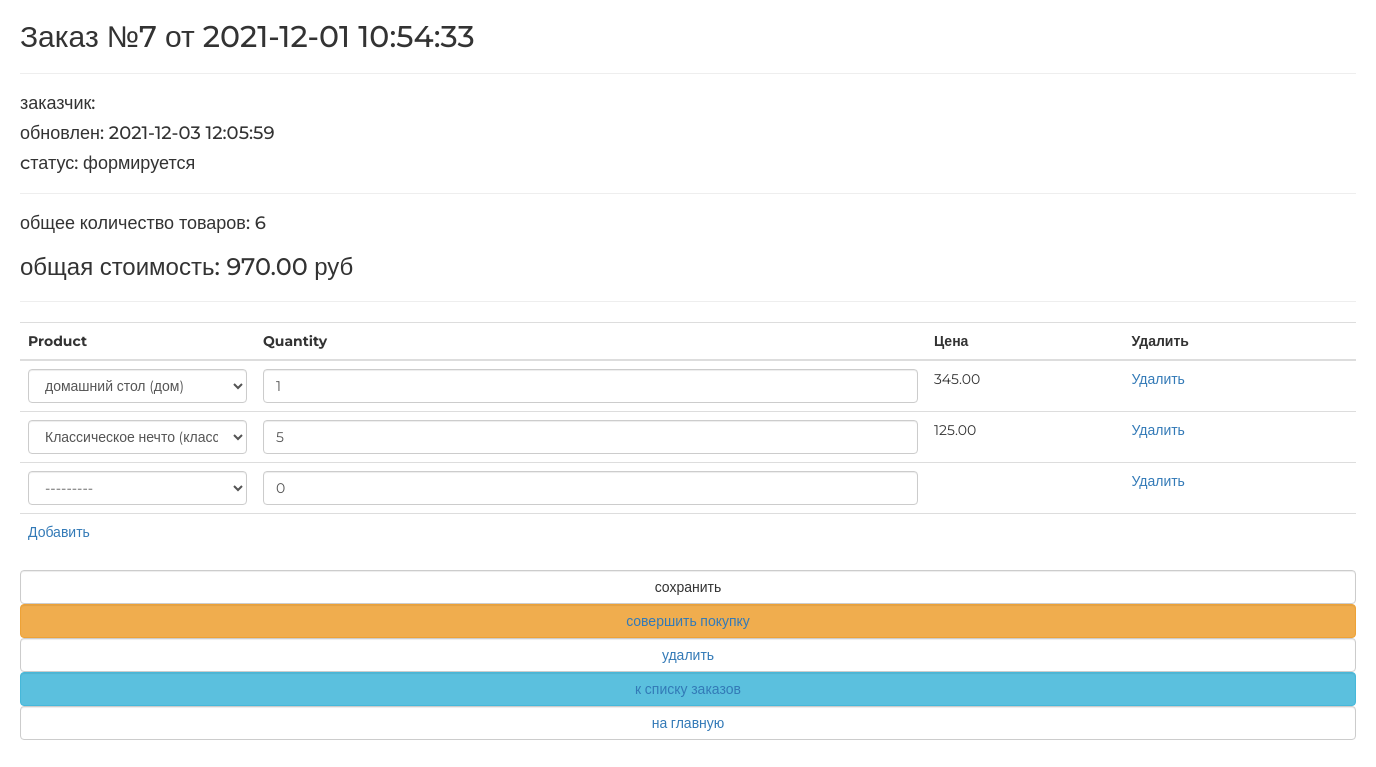
The app's page /orders/update/7 with its own data.
### ordersapp/models.py (models this page shows, shortened)
class Order(models.Model):
    STATUS_FORMING = 'FM'
    STATUS_SENT_TO_PROCEED = 'STP'
    STATUS_PROCEEDING = 'PRD'
    STATUS_PAID = 'PD'
    STATUS_READY = 'RDY'
    STATUS_CANCELED = 'CNC'
    ORDER_STATUS = {
        (STATUS_FORMING, 'формируется'),
        (STATUS_SENT_TO_PROCEED, 'отправлен в обрабоотку'),
        (STATUS_PROCEEDING, 'обрабатывается'),
        (STATUS_PAID, 'оплачен'),
        (STATUS_READY, 'готов к выдаче'),
        (STATUS_CANCELED, 'отменен'),
    }
    user = models.ForeignKey(settings.AUTH_USER_MODEL, on_delete=models.CASCADE)
    created = models.DateTimeField(auto_now_add=True, verbose_name='создан')
    updated = models.DateTimeField(auto_now=True, verbose_name='обновлен')
    status = models.CharField(max_length=3, choices=ORDER_STATUS, default=STATUS_FORMING, verbose_name='статус')
    is_active = models.BooleanField(verbose_name='активен', default=True)
    class Meta:
        ordering = ('-created', )
        verbose_name = 'заказ'
        verbose_name_plural = 'заказы'
    @property
    def total_quantity(self):
        _items = self.orderitems.select_related()
        return sum(list(map(lambda x: x.quantity, _items)))
    @property
    def total_cost(self):
        _items = self.orderitems.select_related()
        return sum(list(map(lambda x: x.product_cost, _items)))

class OrderItem(models.Model):
    order = models.ForeignKey(Order, on_delete=models.CASCADE, related_name='orderitems')
    product = models.ForeignKey(Product, on_delete=models.CASCADE)
    quantity = models.PositiveSmallIntegerField(default=0)
    @property
    def product_cost(self):
        return self.product.price * self.quantity

### mainapp/models.py (models this page shows)
class Product(models.Model):
    category = models.ForeignKey(ProductCategory, on_delete=models.CASCADE)
    name = models.CharField(verbose_name='имя продукта', max_length=128)
    image = models.ImageField(upload_to='products_images', blank=True)
    short_desc = models.CharField(verbose_name='краткое описание продукта', max_length=64, blank=True)
    description = models.TextField(verbose_name='описание продукта')
    price = models.DecimalField(verbose_name='цена продукта', max_digits=8, decimal_places=2, default=0)
    quantity = models.PositiveIntegerField(verbose_name='кличество на складе', default=0)
    is_active = models.BooleanField(default=True)
    def __str__(self):
        return f'{self.name} ({self.category.name})'
    class Meta:
        verbose_name = 'продукт'
        verbose_name_plural = 'продукты'
        ordering = ('-id',)

### ordersapp/views.py (the view, shortened to what this page needs)
# urls.py: path('update/<int:pk>', ordersapp.OrderUpdateView.as_view(), name='update'),
class OrderUpdateView(UpdateView):
    model = Order
    fields = []
    success_url = reverse_lazy('order:list')
    def get_context_data(self, **kwargs):
        context_data = super().get_context_data(**kwargs)
        OrderFormSet = inlineformset_factory(Order, OrderItem, OrderItemForm, extra=1)
        if self.request.POST:
            formset = OrderFormSet(self.request.POST, instance=self.object)
        else:
            formset = OrderFormSet(instance=self.object)
            for form in formset.forms:
                if form.instance.pk:
                    form.initial['price'] = form.instance.product.price
        context_data['orderitems'] = formset
        return context_data

### mainapp/context_processors.py (called while the page is built)
def basket(request):
    basket_list = []
    if request.user.is_authenticated:
        basket_list = Basket.objects.filter(user=request.user)
    return {
        'basket': basket_list
    }

### ordersapp/templates/ordersapp/order_form.html (shortened to what this page needs)
{% extends "ordersapp/base.html" %}
{% load static %}
{% block content %}
    {% include 'ordersapp/includes/inc_order_summary.html' %}
    <div class="order_form">
        <form action="" method="post">
            <table class="table">
                {% for form in orderitems.forms %}
                    {% if forloop.first %}
                        <thead>
                        <tr>
                            {% for field in form.visible_fields %}
                                <th class="{% cycle 'td1' 'td2' 'td3' 'td4' %} order formset_td">
                                    {{ field.label|capfirst }}
                                </th>
                            {% endfor %}
                        </tr>
                        </thead>
                    {% endif %}
                    <tr class="formset_row">
                        {% for field in form.visible_fields %}
                            <td class="{% cycle 'td1' 'td2' 'td3' 'td4' %} order formset_td">
                                {% if field.name != 'price' %}
                                    {{ field }}
                                {% else %}
                                    {% if field.value %}
                                        <span class="orderitems-{{forloop.parentloop.counter0}}-price">
                                            {{ field.value }}
                                        </span>
                                    {% endif %}
                                {% endif %}
                            </td>
                        {% endfor %}
                    </tr>
                {% endfor %}
            </table>
            <button type="submit" value="сохранить" class="btn btn-default btn-round form-control last">сохранить
            </button>
            {% include 'ordersapp/includes/inc_order_actions.html' %}
        </form>
    </div>
{% endblock %}

### ordersapp/templates/ordersapp/includes/inc_order_summary.html (shortened to what this page needs)
{% if object %}
    <div class="h2">Заказ №{{ object.pk }} от {{ object.created|date:"Y-m-d H:i:s" }}</div>
    <hr>
    <div class="h4">заказчик: {{ user.last_name }} {{ user.first_name }} </div>
    <div class="h4">обновлен: {{ object.updated|date:"Y-m-d H:i:s" }}</div>
    <div class="h4">cтатус: {{ object.get_status_display }}</div>
    <hr>
    <div class="h4">
        общее количество товаров: <span class="order_total_quantity">{{ object.total_quantity }}</span>
    </div>
    <div class="h3">
        общая стоимость: <span class="order_total_cost">{{ object.total_cost }}</span> руб
    </div>
{% endif %}
<hr>

### static/css/style.css (style rules this page uses)
* { margin: 0; padding: 0; }
body { font-family: 'Montserrat', sans-serif; }
html, body { height: 100%; }
table { width: 100%; }
td:first-child { width: 235px; }

### records on screen
Order: pk "7", created "2021-12-01 10:54:33", updated "2021-12-03 12:05:59", status "формируется", total_quantity "6", total_cost "970.00"
Product: value "345.00"
Product: value "125.00"

### other values on screen
{{ field.label|capfirst }} "Product" "Quantity" "Цена" "Удалить"
